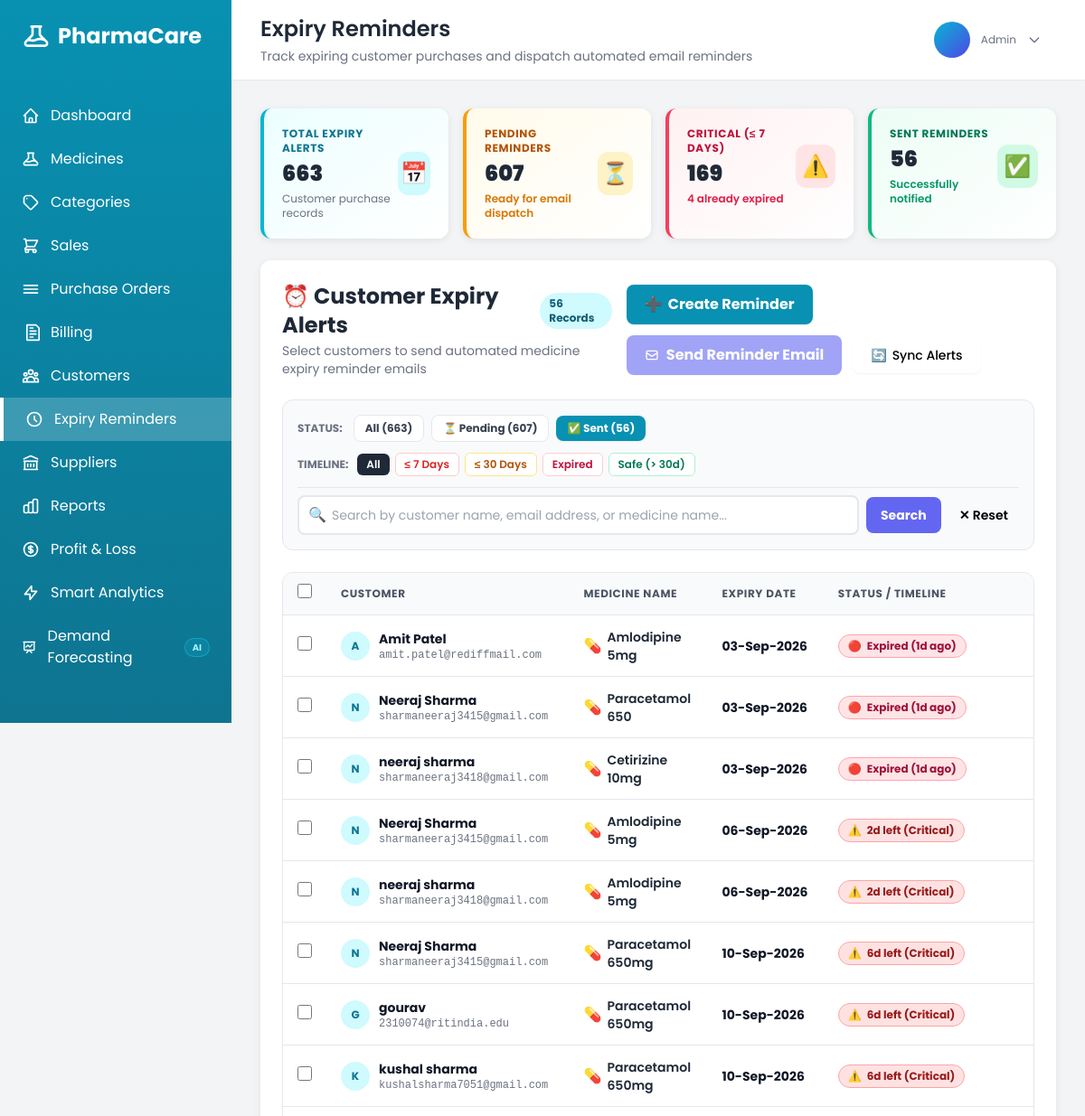
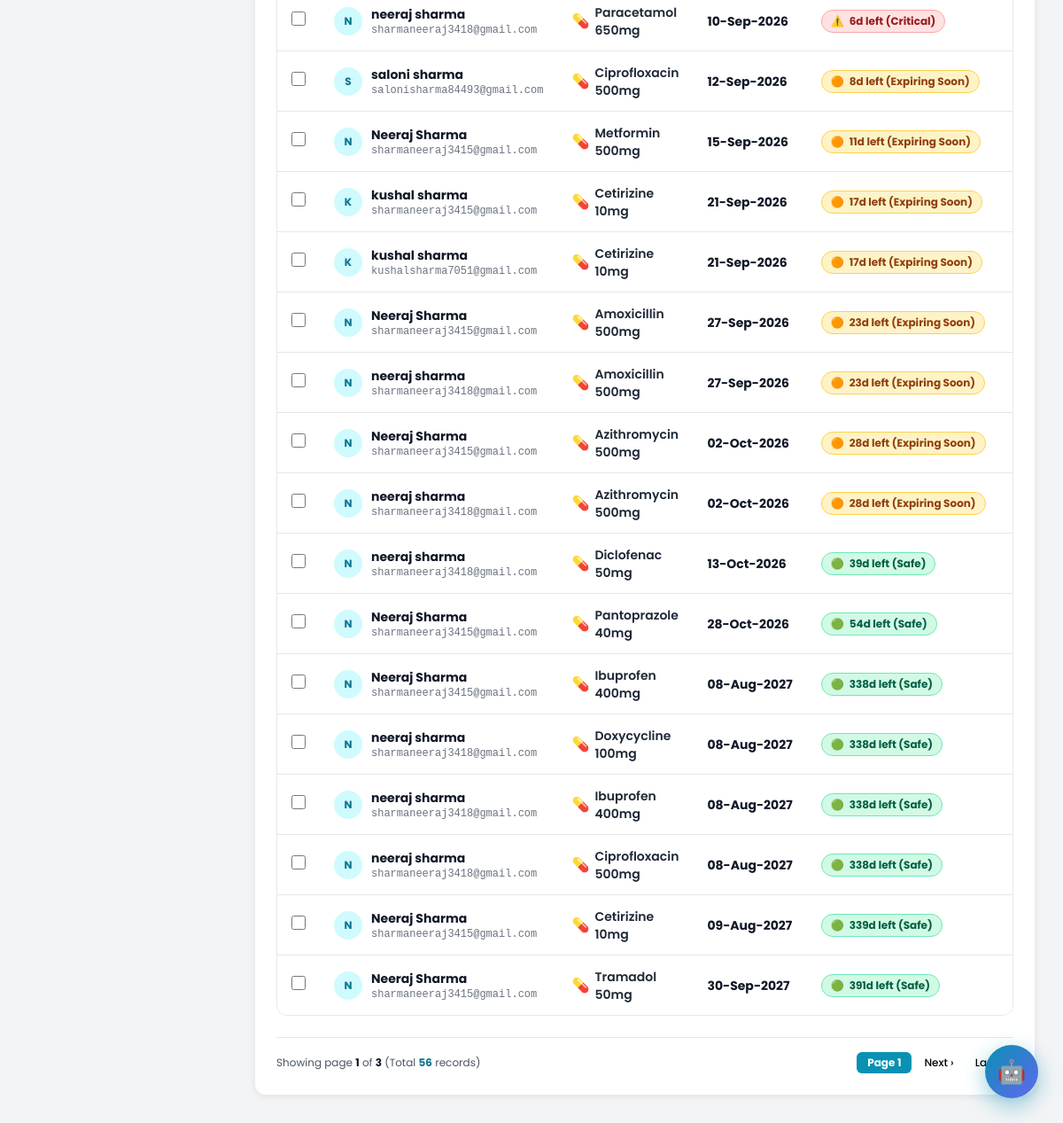
Page /expiry-reminders/?status=sent (signed in) on the earlier database version (2 pictures, top to bottom).
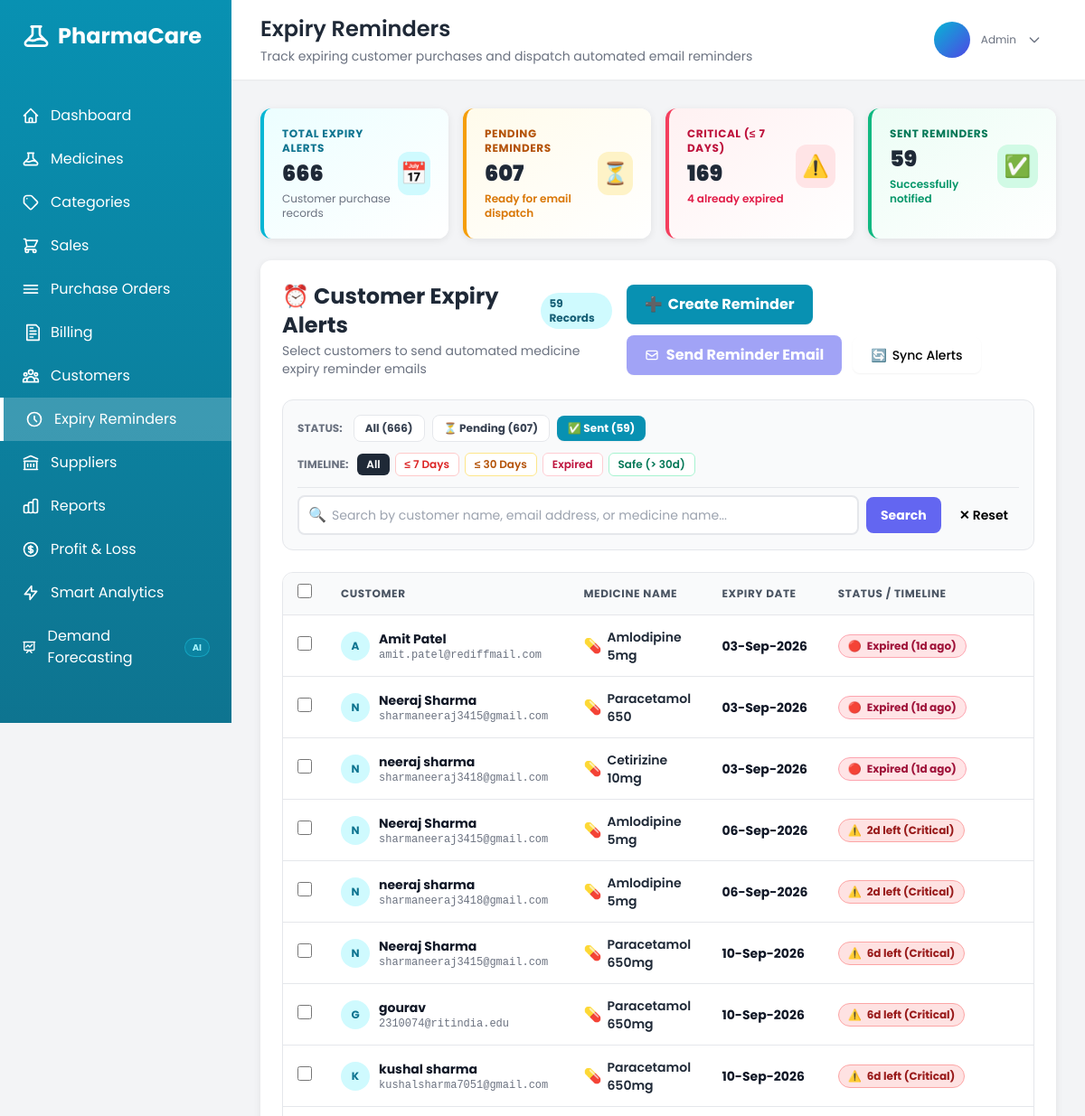
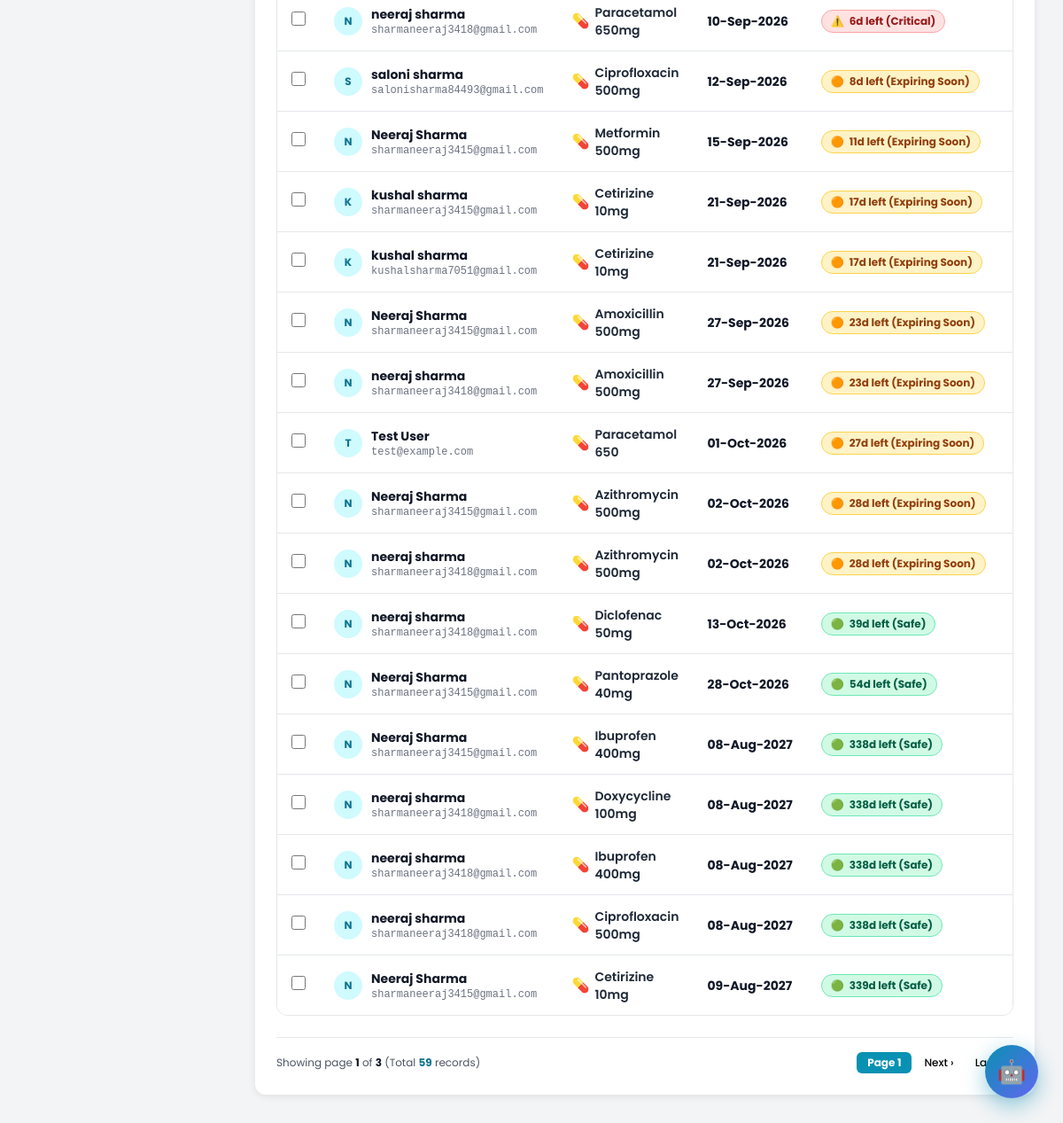
Same page on the later database version (2 pictures, top to bottom).
### MediApp/models.py (models this page shows, shortened)
class ExpiryReminderLog(models.Model):
    customer_email = models.EmailField()
    customer_name = models.CharField(max_length=200, blank=True)
    medicine_name = models.CharField(max_length=200)
    expiry_date = models.DateField()
    reminder_sent = models.BooleanField(default=False)
    sent_at = models.DateTimeField(null=True, blank=True)
    message = models.TextField(blank=True)
    created_at = models.DateTimeField(default=timezone.now)
    class Meta:
        ordering = ['-created_at']

### MediApp/views.py (the view)
# urls.py: path('expiry-reminders/', views.expiry_reminder_list, name='expiry_reminder_list'),
@assistant_or_above
def expiry_reminder_list(request):
    try:
        from MediApp.admin import sync_customer_expiry_logs
        sync_customer_expiry_logs()
    except Exception:
        pass
    today = timezone.now().date()
    qs = _get_expiry_reminder_queryset(request)
    search_query = request.GET.get('q', '').strip()
    status_filter = request.GET.get('status', 'all')
    timeline_filter = request.GET.get('timeline', 'all')
    if search_query:
        qs = qs.filter(
            Q(customer_name__icontains=search_query) |
            Q(customer_email__icontains=search_query) |
            Q(medicine_name__icontains=search_query)
        )
    if status_filter == 'pending':
        qs = qs.filter(reminder_sent=False)
    elif status_filter == 'sent':
        qs = qs.filter(reminder_sent=True)
    if timeline_filter == 'critical':
        qs = qs.filter(expiry_date__lte=today + timedelta(days=7))
    elif timeline_filter == 'soon':
        qs = qs.filter(expiry_date__gte=today, expiry_date__lte=today + timedelta(days=30))
    elif timeline_filter == 'expired':
        qs = qs.filter(expiry_date__lt=today)
    elif timeline_filter == 'safe':
        qs = qs.filter(expiry_date__gt=today + timedelta(days=30))
    base_qs = _get_expiry_reminder_queryset(request)
    total_alerts_count = base_qs.count()
    pending_alerts_count = base_qs.filter(reminder_sent=False).count()
    sent_alerts_count = base_qs.filter(reminder_sent=True).count()
    critical_alerts_count = base_qs.filter(expiry_date__gte=today, expiry_date__lte=today + timedelta(days=7)).count()
    expired_alerts_count = base_qs.filter(expiry_date__lt=today).count()
    qs = qs.order_by('expiry_date', 'customer_name')
    filtered_count = qs.count()
    page = request.GET.get('page', 1)
    paginator = Paginator(qs, 25)
    try:
        logs_page = paginator.page(page)
    except PageNotAnInteger:
        logs_page = paginator.page(1)
    except EmptyPage:
        logs_page = paginator.page(paginator.num_pages)
    for item in logs_page:
        if item.expiry_date:
            days_left = (item.expiry_date - today).days
            item.days_left = days_left
            if days_left < 0:
                item.badge_class = 'bg-rose-100 text-rose-800 border-rose-300'
                item.badge_text = f'Expired ({abs(days_left)}d ago)'
                item.badge_icon = '🔴'
            elif days_left <= 7:
                item.badge_class = 'bg-red-100 text-red-800 border-red-300'
                item.badge_text = f'{days_left}d left (Critical)'
                item.badge_icon = '⚠️'
            elif days_left <= 30:
                item.badge_class = 'bg-amber-100 text-amber-800 border-amber-300'
                item.badge_text = f'{days_left}d left (Expiring Soon)'
                item.badge_icon = '🟠'
            else:
                item.badge_class = 'bg-emerald-100 text-emerald-800 border-emerald-300'
                item.badge_text = f'{days_left}d left (Safe)'
                item.badge_icon = '🟢'
        else:
            item.days_left = None
            item.badge_class = 'bg-gray-100 text-gray-600 border-gray-300'
            item.badge_text = 'No Date'
            item.badge_icon = '⚪'
    context = {
        'logs': logs_page,
        'page_obj': logs_page,
        'paginator': paginator,
        'is_paginated': logs_page.has_other_pages(),
        'total_alerts_count': total_alerts_count,
        'pending_alerts_count': pending_alerts_count,
        'sent_alerts_count': sent_alerts_count,
        'critical_alerts_count': critical_alerts_count,
        'expired_alerts_count': expired_alerts_count,
        'filtered_count': filtered_count,
        'search_query': search_query,
        'status_filter': status_filter,
        'timeline_filter': timeline_filter,
    }
    return render(request, 'expiry/expiry_reminder_list.html', context)

### MediApp/views.py (called while the page is built, shortened)
def is_admin_role(user):
    return bool(getattr(user, 'is_superuser', False) or getattr(user, 'role', None) == 'admin')

def _get_expiry_reminder_queryset(request):
    qs = ExpiryReminderLog.objects.all()
    if is_admin_role(request.user):
        return qs

### MediApp/templates/expiry/expiry_reminder_list.html (shortened to what the changed rows need)
{% extends 'base.html' %}
{% block page_title %}Expiry Reminders{% endblock %}
{% block content %}
<div class="space-y-6">
    <div class="grid grid-cols-1 sm:grid-cols-2 lg:grid-cols-4 gap-4">
        <div class="card p-5 bg-gradient-to-br from-cyan-50 to-white border-l-4 border-cyan-500">
            <div class="flex items-center justify-between">
                <div>
                    <p class="text-xs font-bold uppercase tracking-wider text-cyan-700">Total Expiry Alerts</p>
                    <h3 class="text-2xl font-black text-gray-800 mt-1">{{ total_alerts_count }}</h3>
                    <p class="text-xs text-gray-500 mt-1">Customer purchase records</p>
                </div>
            </div>
        </div>
        <div class="card p-5 bg-gradient-to-br from-emerald-50 to-white border-l-4 border-emerald-500">
            <div class="flex items-center justify-between">
                <div>
                    <p class="text-xs font-bold uppercase tracking-wider text-emerald-700">Sent Reminders</p>
                    <h3 class="text-2xl font-black text-gray-800 mt-1">{{ sent_alerts_count }}</h3>
                    <p class="text-xs text-emerald-600 font-semibold mt-1">Successfully notified</p>
                </div>
            </div>
        </div>
    </div>
    <div class="card p-6">
        <form id="bulkReminderForm" method="post" action="{% url 'send_expiry_reminders_bulk' %}">
            <div class="flex flex-col md:flex-row justify-between items-start md:items-center gap-4 mb-6">
                <div>
                    <h2 class="text-2xl font-bold text-gray-800 flex items-center gap-2">
                        <span>⏰ Customer Expiry Alerts</span>
                        <span class="text-xs px-2.5 py-1 bg-cyan-100 text-cyan-800 font-bold rounded-full">{{ filtered_count }} Records</span>
                    </h2>
                </div>
            </div>
            <div class="bg-gray-50 p-4 rounded-xl border border-gray-200 mb-6 space-y-3">
                <div class="flex flex-wrap items-center justify-between gap-3">
                    <div class="flex flex-wrap items-center gap-2">
                        <span class="text-xs font-bold text-gray-500 uppercase mr-1">Status:</span>
                        <a href="?status=all" class="px-3 py-1.5 rounded-lg text-xs font-bold transition-all {% if status_filter == 'all' or not status_filter %}bg-cyan-600 text-white shadow-sm{% else %}bg-white text-gray-700 hover:bg-gray-100 border border-gray-200{% endif %}">
                            All ({{ total_alerts_count }})
                        </a>
                        <a href="?status=pending" class="px-3 py-1.5 rounded-lg text-xs font-bold transition-all {% if status_filter == 'pending' %}bg-cyan-600 text-white shadow-sm{% else %}bg-white text-gray-700 hover:bg-gray-100 border border-gray-200{% endif %}">
                            ⏳ Pending ({{ pending_alerts_count }})
                        </a>
                        <a href="?status=sent" class="px-3 py-1.5 rounded-lg text-xs font-bold transition-all {% if status_filter == 'sent' %}bg-cyan-600 text-white shadow-sm{% else %}bg-white text-gray-700 hover:bg-gray-100 border border-gray-200{% endif %}">
                            ✅ Sent ({{ sent_alerts_count }})
                        </a>
                    </div>
                </div>
            </div>
            <div class="overflow-x-auto rounded-xl border border-gray-200">
                <table class="min-w-full divide-y divide-gray-200">
                    <thead class="bg-gray-50">
                        <tr>
                            <th class="px-4 py-3 text-center w-12">
                                <input
                                    type="checkbox"
                                    id="selectAllCheckbox"
                                    class="w-4 h-4 text-cyan-600 rounded border-gray-300 focus:ring-cyan-500 cursor-pointer"
                                    onclick="toggleSelectAll(this)"
                                    title="Select / Deselect all on this page"
                                >
                            </th>
                            <th class="px-4 py-3 text-left text-xs font-bold text-gray-600 uppercase tracking-wider">Customer</th>
                            <th class="px-4 py-3 text-left text-xs font-bold text-gray-600 uppercase tracking-wider">Medicine Name</th>
                            <th class="px-4 py-3 text-left text-xs font-bold text-gray-600 uppercase tracking-wider">Expiry Date</th>
                            <th class="px-4 py-3 text-left text-xs font-bold text-gray-600 uppercase tracking-wider">Status / Timeline</th>
                            <th class="px-4 py-3 text-left text-xs font-bold text-gray-600 uppercase tracking-wider">Notification</th>
                        </tr>
                    </thead>
                    <tbody class="bg-white divide-y divide-gray-100 text-sm">
                        {% for log in logs %}
                        <tr class="hover:bg-cyan-50/40 transition-colors">
                            <td class="px-4 py-3 text-center">
                                <input
                                    type="checkbox"
                                    name="selected_logs"
                                    value="{{ log.id }}"
                                    class="log-checkbox w-4 h-4 text-cyan-600 rounded border-gray-300 focus:ring-cyan-500 cursor-pointer"
                                    onchange="updateSelectionState()"
                                >
                            </td>
                            <td class="px-4 py-3">
                                <div class="flex items-center gap-2.5">
                                    <div class="w-8 h-8 rounded-full bg-cyan-100 text-cyan-700 font-bold text-xs flex items-center justify-center flex-shrink-0">
                                        {{ log.customer_name|slice:":1"|upper|default:"C" }}
                                    </div>
                                    <div>
                                        <p class="font-bold text-gray-900">{{ log.customer_name|default:"Valued Customer" }}</p>
                                        <p class="text-xs text-gray-500 font-mono">{{ log.customer_email }}</p>
                                    </div>
                                </div>
                            </td>
                            <td class="px-4 py-3 font-semibold text-gray-800">
                                <div class="flex items-center gap-1.5">
                                    <span class="text-base">💊</span>
                                    <span>{{ log.medicine_name }}</span>
                                </div>
                            </td>
                            <td class="px-4 py-3 whitespace-nowrap">
                                {% if log.expiry_date %}
                                <span class="font-bold text-gray-900">{{ log.expiry_date|date:"d-M-Y" }}</span>
                                {% else %}
                                <span class="text-gray-400 italic">No date</span>
                                {% endif %}
                            </td>
                            <td class="px-4 py-3 whitespace-nowrap">
                                <span class="inline-flex items-center gap-1.5 px-2.5 py-1 rounded-full text-xs font-bold border {{ log.badge_class }}">
                                    <span>{{ log.badge_icon }}</span>
                                    <span>{{ log.badge_text }}</span>
                                </span>
                            </td>
                            <td class="px-4 py-3 whitespace-nowrap">
                            </td>
                        </tr>
                        {% endfor %}
                    </tbody>
                </table>
            </div>
        </form>
        {% if is_paginated %}
        <div class="flex flex-col sm:flex-row items-center justify-between gap-4 mt-6 pt-4 border-t border-gray-200">
            <div class="text-xs text-gray-600">
                Showing page <strong class="text-gray-900">{{ page_obj.number }}</strong> of <strong class="text-gray-900">{{ paginator.num_pages }}</strong>
                (Total <strong class="text-cyan-700">{{ filtered_count }}</strong> records)
            </div>
            <div class="flex items-center gap-1">
                <span class="px-3 py-1 bg-cyan-600 text-white rounded-md text-xs font-bold">
                    Page {{ page_obj.number }}
                </span>
                {% if page_obj.has_next %}
                <a href="?page={{ page_obj.next_page_number }}{% if search_query %}&q={{ search_query }}{% endif %}{% if status_filter %}&status={{ status_filter }}{% endif %}{% if timeline_filter %}&timeline={{ timeline_filter }}{% endif %}" class="btn btn-sm btn-outline py-1 px-2.5 text-xs">
                    Next ›
                </a>
                <a href="?page={{ paginator.num_pages }}{% if search_query %}&q={{ search_query }}{% endif %}{% if status_filter %}&status={{ status_filter }}{% endif %}{% if timeline_filter %}&timeline={{ timeline_filter }}{% endif %}" class="btn btn-sm btn-outline py-1 px-2.5 text-xs" title="Last Page">
                    Last »
                </a>
                {% endif %}
            </div>
        </div>
        {% endif %}
    </div>
</div>
{% endblock %}

Differences in the rows shown:
no longer on this page (row unchanged): ExpiryReminderLog: customer_name "N", customer_name "Neeraj Sharma", customer_email "sharmaneeraj3415@gmail.com", medicine_name "Tramadol 50mg", expiry_date "30-Sep-2027", badge_icon "🟢", badge_text "391d left (Safe)"
added ExpiryReminderLog: customer_name "T", customer_name "Test User", customer_email "test@example.com", medicine_name "Paracetamol 650", expiry_date "01-Oct-2026", badge_icon "🟠", badge_text "27d left (Expiring Soon)"
Other differences:
{{ total_alerts_count }}: "663" → "666"
{{ sent_alerts_count }}: "56" → "59"
{{ filtered_count }}: "56" → "59"
